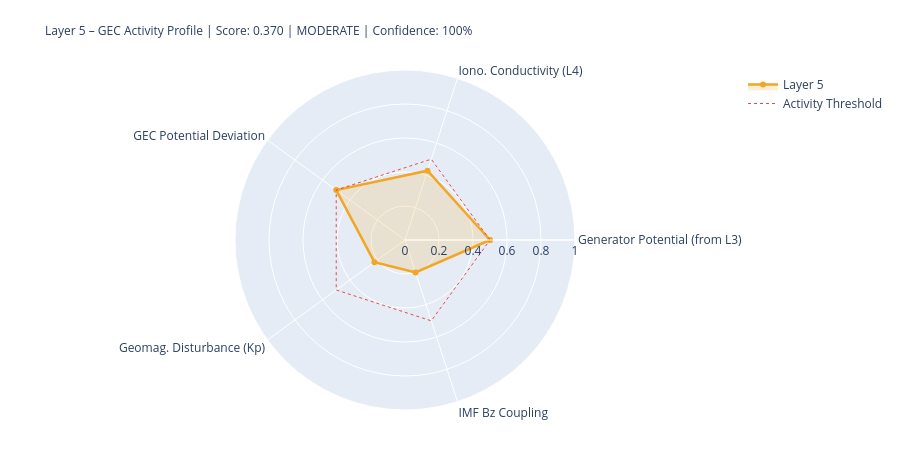

Write notebook code for a chart like this one.
### Markdown cell above
---
## 5. State Assessment & Handoff to Layer 6

### Code cell
# ============================================================
# LAYER-5-SCORE
# ============================================================

# Components
# 1) Generator activity (Layer-3-driven)
gen_score = norm(generator_strength, 0.3, 2.0)
gen_src   = 'from_layer3' if l3_thunder_score is not None else 'estimated'

# 2) Ionospheric conductivity (Layer-4-driven)
iono_score = norm(iono_cond_factor, 0.7, 1.4)
iono_src   = 'from_layer4' if l4_ioniz is not None else 'estimated'

# 3) GEC potential deviation from reference
pot_score = norm(abs(delta_V_pct), 0, 30)  # 0 = at reference, 1 = 30% deviation
pot_src   = 'derived'

# 4) Geomagnetic disturbance (Kp) – modulates vertical currents
kp_score = norm(kp_val, 0, 9)
kp_src   = 'primary' if kp_now is not None else 'from_layer4'

# 5) IMF Bz coupling (southward = stronger M-I coupling → GEC influence)
bz_score = norm(-(bz_now or 0), -5, 30) if bz_now is not None else None
bz_src   = 'primary' if bz_now is not None else 'missing'

COMPONENTS = {
    'Generator Potential (from L3)':  {'score': gen_score,   'source': 'derived_from_layer3', 'dynamic': True},
    'Iono. Conductivity (L4)':      {'score': iono_score,  'source': iono_src, 'dynamic': True},
    'GEC Potential Deviation':      {'score': pot_score,   'source': pot_src,  'dynamic': True},
    'Geomag. Disturbance (Kp)':         {'score': kp_score,    'source': kp_src,   'dynamic': True},
    'IMF Bz Coupling':               {'score': bz_score,    'source': bz_src,   'dynamic': True},
}

available   = {k: v['score'] for k, v in COMPONENTS.items() if v['score'] is not None}
unavailable = [k for k, v in COMPONENTS.items() if v['score'] is None]
layer5_score = round(sum(available.values()) / len(available), 4) if available else None
confidence   = round(len(available) / len(COMPONENTS), 2)
level = ('unknown' if layer5_score is None
         else 'quiet'   if layer5_score < 0.3
         else 'moderate' if layer5_score < 0.6
         else 'active')
dominant_l5 = max(available, key=available.get) if available else 'none'

# Kp consistency: separate 1-min raw value from score value
kp_1m_raw   = kp_now          # directly from API (can be 0.0 during live measurement)
kp_for_score = kp_val          # from Layer-0 context or estimated value if needed
kp_score_src = kp_src

W = 68
print('=' * W)
print('LAYER 5 – GLOBAL ELECTRIC CIRCUIT – STATE ASSESSMENT')
print('=' * W)
for name, comp in COMPONENTS.items():
    s = comp['score']
    if s is not None:
        bar = '█' * int(s*20) + '░' * (20-int(s*20))
        print(f'  {name:<34} {bar}  {s:.3f}  [{comp["source"]}]')
    else:
        print(f'  {name:<34} {"─"*20}  n/a   [missing]')
print('-' * W)
print(f'  Score:         {layer5_score:.3f}  ({len(available)}/{len(COMPONENTS)} components)')
print(f'  Confidence:    {confidence:.0%}')
print(f'  Level:         {level.upper()}')
print(f'  Dominant:      {dominant_l5}')
print(f'  V_iono:        {V_iono_mod:.1f} kV  (Δ {delta_V_pct:+.1f}% vs. Ref)')
print(f'  I_total:       {I_total_mod:.1f} A   (Δ {delta_I_pct:+.1f}% vs. Ref)')
print('=' * W)

# Radar
cats   = list(available.keys())
vals_r = list(available.values())
if len(cats) >= 3:
    fig = go.Figure()
    fig.add_trace(go.Scatterpolar(
        r=vals_r + [vals_r[0]], theta=cats + [cats[0]],
        fill='toself', fillcolor='rgba(242,166,35,0.18)',
        line=dict(color='#F2A623', width=2.5), name='Layer 5'
    ))
    fig.add_trace(go.Scatterpolar(
        r=[0.5]*(len(cats)+1), theta=cats+[cats[0]],
        line=dict(color='#E24B4A', dash='dot', width=1),
        mode='lines', name='Activity Threshold'
    ))
    fig.update_layout(
        title=dict(
            text=f'Layer 5 – GEC Activity Profile | Score: {layer5_score:.3f} | {level.upper()} | Confidence: {confidence:.0%}',
            font=dict(size=12)
        ),
        polar=dict(radialaxis=dict(visible=True, range=[0,1])),
        height=450, showlegend=True,
        margin=dict(l=80, r=80, t=70, b=40)
    )
    fig.show()

### Figure 1 — Plotly figure (JSON) as saved in the notebook; plotly's stock layout.template omitted (floating-point values rounded to 4 significant figures)
{"data": [{"fill": "toself", "fillcolor": "rgba(242,166,35,0.18)", "line": {"color": "#F2A623", "width": 2.5}, "name": "Layer 5", "r": [0.5, 0.4287, 0.5, 0.2222, 0.2006, 0.5], "theta": ["Generator Potential (from L3)", "Iono. Conductivity (L4)", "GEC Potential Deviation", "Geomag. Disturbance (Kp)", "IMF Bz Coupling", "Generator Potential (from L3)"], "type": "scatterpolar"}, {"line": {"color": "#E24B4A", "dash": "dot", "width": 1}, "mode": "lines", "name": "Activity Threshold", "r": [0.5, 0.5, 0.5, 0.5, 0.5, 0.5], "theta": ["Generator Potential (from L3)", "Iono. Conductivity (L4)", "GEC Potential Deviation", "Geomag. Disturbance (Kp)", "IMF Bz Coupling", "Generator Potential (from L3)"], "type": "scatterpolar"}], "layout": {"height": 450, "margin": {"b": 40, "l": 80, "r": 80, "t": 70}, "polar": {"radialaxis": {"range": [0, 1], "visible": true}}, "showlegend": true, "title": {"font": {"size": 12}, "text": "Layer 5 – GEC Activity Profile | Score: 0.370 | MODERATE | Confidence: 100%"}}}
